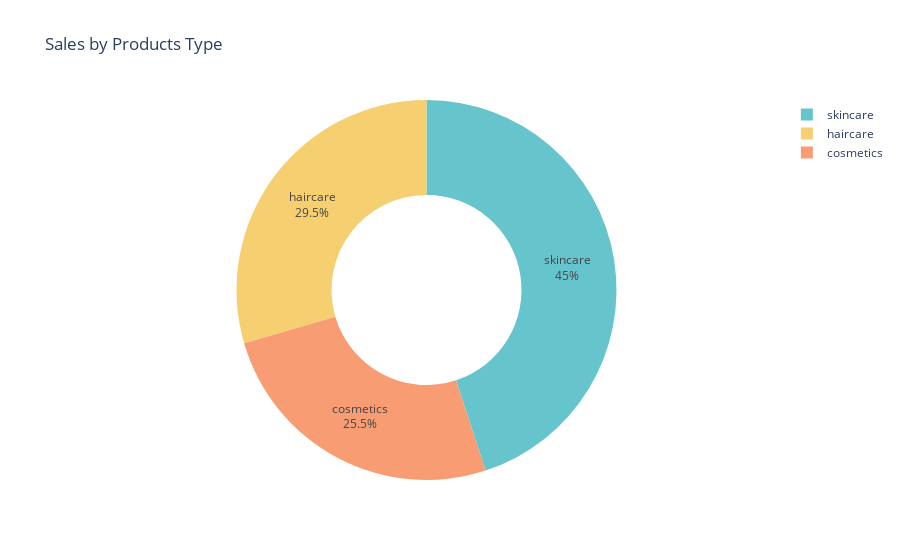

Notebook source saved alongside this figure:
### Markdown cell above
**Thus,the company derives more revenue from skincare
products, and the higher the price of skincare products,the
more revenue they generate. Now let's have a look at teh sales
by produxt type:**

### Code cell
sales_data=df.groupby("Product type")["Number of products sold"].sum().reset_index()
#sales_data
pie_chart=px.pie(sales_data,values="Number of products sold",
                names="Product type",
                title="Sales by Products Type",
                hover_data=["Number of products sold"],
                hole=0.5,
                color_discrete_sequence=px.colors.qualitative.Pastel   )
pie_chart.update_traces(textposition="inside",textinfo="percent+label")
pie_chart.show()

### Figure 1 — Plotly figure (JSON) as saved in the notebook; plotly's stock layout.template omitted (floating-point values rounded to 4 significant figures)
{"data": [{"customdata": [[11757], [13611], [20731]], "domain": {"x": [0, 1], "y": [0, 1]}, "hole": 0.5, "hovertemplate": "Product type=%{label}<br>Number of products sold=%{customdata[0]}<extra></extra>", "labels": ["cosmetics", "haircare", "skincare"], "legendgroup": "", "name": "", "showlegend": true, "textinfo": "percent+label", "textposition": "inside", "type": "pie", "values": [11757, 13611, 20731]}], "layout": {"legend": {"tracegroupgap": 0}, "piecolorway": ["rgb(102, 197, 204)", "rgb(246, 207, 113)", "rgb(248, 156, 116)", "rgb(220, 176, 242)", "rgb(135, 197, 95)", "rgb(158, 185, 243)", "rgb(254, 136, 177)", "rgb(201, 219, 116)", "rgb(139, 224, 164)", "rgb(180, 151, 231)", "rgb(179, 179, 179)"], "title": {"text": "Sales by Products Type"}}}
